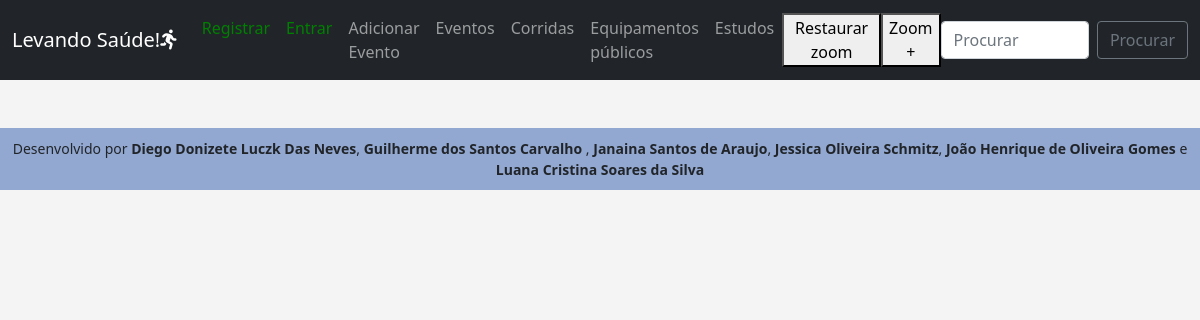
/posts, run on an earlier commit of the app's database.
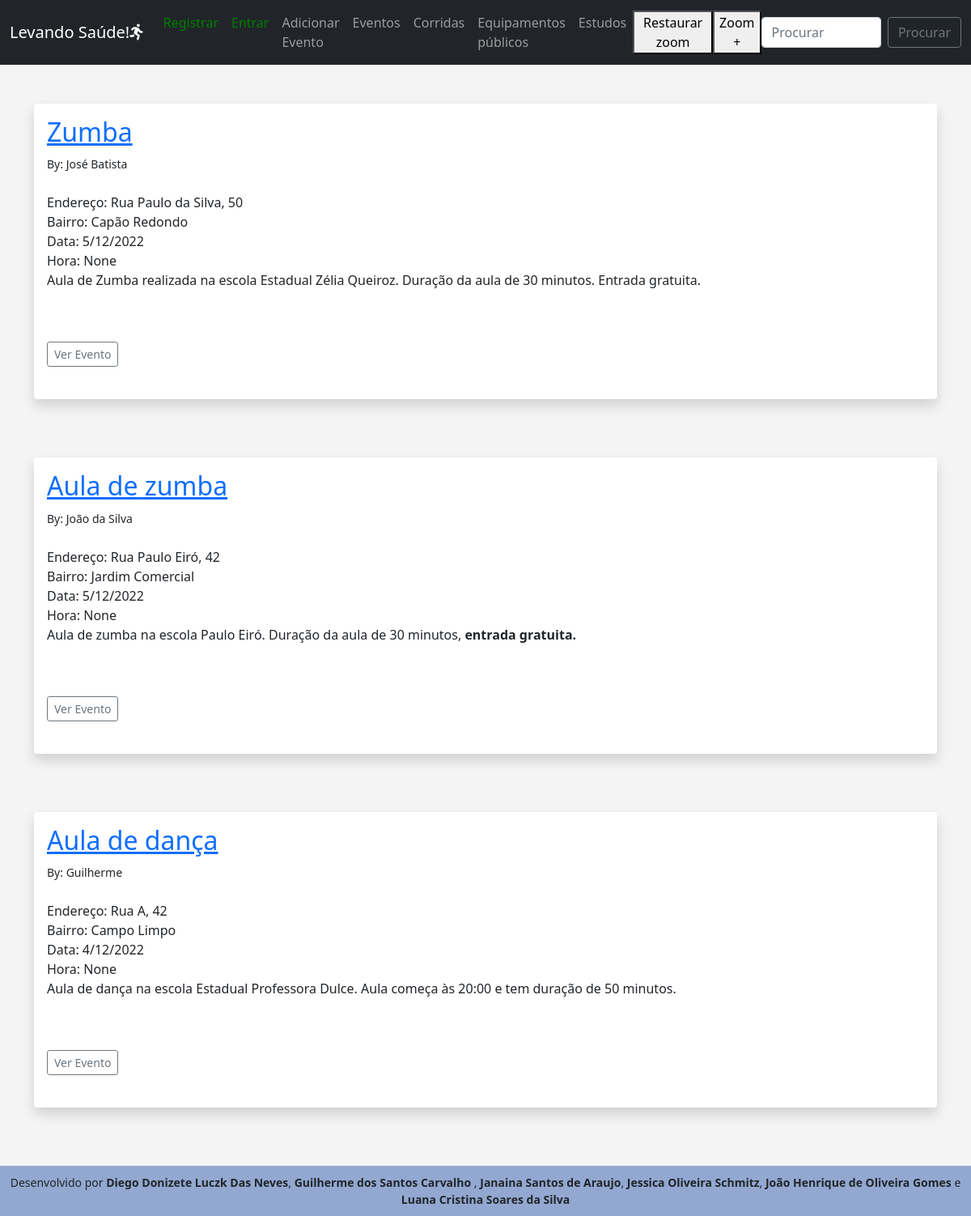
And on a later commit of the database.
### app.py (models this page shows, shortened)
class Posts(db.Model):
	id = db.Column(db.Integer, primary_key=True)
	title = db.Column(db.String(255))
	content = db.Column(db.Text)
	date_posted = db.Column(db.DateTime, default=datetime.utcnow)
	endereco = db.Column(db.String(255))
	bairro = db.Column(db.String(255))
	data_evento = db.Column(db.DateTime)
	hora_evento = db.Column(db.String(8))
	poster_id = db.Column(db.Integer, db.ForeignKey('users.id'))

class Users(db.Model, UserMixin):
	id = db.Column(db.Integer, primary_key=True)
	username = db.Column(db.String(20), nullable=False, unique=True)
	name = db.Column(db.String(200), nullable=False)
	email = db.Column(db.String(120), nullable=False, unique=True)
	about_author = db.Column(db.Text(), nullable=True)
	date_added = db.Column(db.DateTime, default=datetime.utcnow)
	profile_pic = db.Column(db.String(), nullable=True)
	password_hash = db.Column(db.String(128))
	posts = db.relationship('Posts', backref='poster')
	@property
	def password(self):
		raise AttributeError('Senha inválida')

### app.py (the view)
@app.route('/posts')
def posts():
	posts = Posts.query.order_by(Posts.data_evento.desc())
	return render_template("posts.html", posts=posts)

### webforms.py
class SearchForm(FlaskForm):
	searched = StringField("Pesquisar", validators=[DataRequired()])
	submit = SubmitField("Ok")

### app.py (called while the page is built)
@app.context_processor
def base():
	form = SearchForm()
	return dict(form=form)

### templates/posts.html (shortened to what this page needs)
{% extends 'base.html' %}
{% block content %}
<br/>
{% for post in posts %}
<div class="shadow p-3 mb-5 bg-body rounded">
	<h2><a href="{{ url_for('post', id=post.id)}}">{{ post.title }}</a></h2>
	<small>By: {{ post.poster.name }}<br/>
	</small> <br/>
	<a>Endereço: </a>{{ post.endereco }}
	<br/>
	<a>Bairro: </a>{{ post.bairro }}
	<br/>
	<a>Data: </a>{{ post.data_evento.date().day}}<a>/</a>{{ post.data_evento.date().month}}<a>/</a>{{post.data_evento.date().year}}<br/>
	<a>Hora: </a>{{ post.hora_evento}}<a>
	{{ post.content|safe }}
	<br/><br/>
	<a href="{{ url_for('post', id=post.id)}}" class="btn btn-outline-secondary btn-sm">Ver Evento</a>
	<br/><br/>
</div>
<br/>
{% endfor %}
{% endblock %}

### templates/base.html (shortened to what this page needs)
<!doctype html>
<html lang="en">
  <head>
    <link href="https://cdn.jsdelivr.net/npm/bootstrap@5.0.0-beta1/dist/css/bootstrap.min.css" rel="stylesheet">
    <link href="{{ url_for('static', filename='css/style.css') }}" rel="stylesheet">
  </head>
  <body>
  	{% include 'navbar.html' %}
  	<br/>
  	<div class="container">
		{% block content %}
		{% endblock %}
	</div>
  <footer id="footer">
        <p>Desenvolvido por <strong>Diego Donizete Luczk Das Neves</strong>, <strong>Guilherme dos Santos Carvalho</strong>
        , <strong>Janaina Santos de Araujo</strong>, <strong>Jessica Oliveira Schmitz</strong>,
            <strong>João Henrique de Oliveira Gomes </strong> e <strong>Luana Cristina Soares da Silva</strong></p>
    </footer>
  </body>
</html>

### templates/navbar.html (shortened to what this page needs)
<nav class="navbar navbar-expand-lg navbar-dark bg-dark">
  <div class="container-fluid">
    <a class="navbar-brand" href="{{ url_for('index') }}">Levando Saúde!<i class='fas fa-running'></i></a>
    <div class="collapse navbar-collapse" id="navbarSupportedContent">
      <ul class="navbar-nav me-auto mb-2 mb-lg-0">
        {% if current_user.is_authenticated %}
          <li class="nav-item">
            <a class="nav-link" href="{{ url_for('dashboard')}}">Perfil</a>
          </li>
          {% if current_user.id == 1 %}
          <li class="nav-item">
            <a class="nav-link" href="{{ url_for('admin')}}">Admin</a>
          </li>
          {% endif %}
          <li class="nav-item">
            <a class="nav-link" href="{{ url_for('logout')}}" style="color:red">Sair</a>
          </li>
        {% else %}
          <li class="nav-item">
            <a class="nav-link" href="{{ url_for('add_user')}}" style="color:green">Registrar</a>
          </li>
          <li class="nav-item">
            <a class="nav-link" href="{{ url_for('login')}}" style="color:green">Entrar</a>
          </li>
        {% endif %}
        <li class="nav-item">
          <a class="nav-link" href="{{ url_for('add_post')}}">Adicionar Evento</a>
        </li>
         <li class="nav-item">
          <a class="nav-link" href="{{ url_for('posts')}}">Eventos</a>
        </li>
        <li class="nav-item">
          <a class="nav-link" href="{{ url_for('corridas')}}">Corridas</a>
        </li>
        <li class="nav-item">
          <a class="nav-link" href="{{ url_for('equipamentos_publicos')}}">Equipamentos públicos</a>
        </li>
        <li class="nav-item">
          <a class="nav-link" href="{{ url_for('graficos')}}">Estudos</a>
        </li>
      </ul>
        <button id="zoom">Restaurar zoom </button>
        <button id="zoomin">Zoom +</button></li>
      <form method="POST" action="{{ url_for('search')}}" class="d-flex">
        <input class="form-control me-2" type="search" placeholder="Procurar" aria-label="Procurar" name="searched">
        <button class="btn btn-outline-secondary" type="submit">Procurar</button>
      </form>
    </div>
  </div>
</nav>

### static/css/style.css (style rules this page uses)
body { background: #f4f4f4; }

### templates/base.html (style rules this page uses)
#footer { background-color: #92a8d1; padding: 10px; text-align: center; font-size: 14px; }
#footer p { margin: 0; }

What changed in the data, as far as the page shows it:
added Posts: title "Zumba", poster.name "José Batista", endereco "Rua Paulo da Silva, 50", bairro "Capão Redondo", data_evento "5", data_evento "12", data_evento "2022", hora_evento "None", content "Aula de Zumba realizada na escola Estadual Zélia Queiroz. Duração da aula de 30 minutos. Entrada gratuita."
added Posts: title "Aula de zumba", poster.name "João da Silva", endereco "Rua Paulo Eiró, 42", bairro "Jardim Comercial", data_evento "5", data_evento "12", data_evento "2022", hora_evento "None", content "Aula de zumba na escola Paulo Eiró. Duração da aula de 30 minutos, entrada gratuita."
added Posts: title "Aula de dança", poster.name "Guilherme", endereco "Rua A, 42", bairro "Campo Limpo", data_evento "4", data_evento "12", data_evento "2022", hora_evento "None", content "Aula de dança na escola Estadual Professora Dulce. Aula começa às 20:00 e tem duração de 50 minutos."
